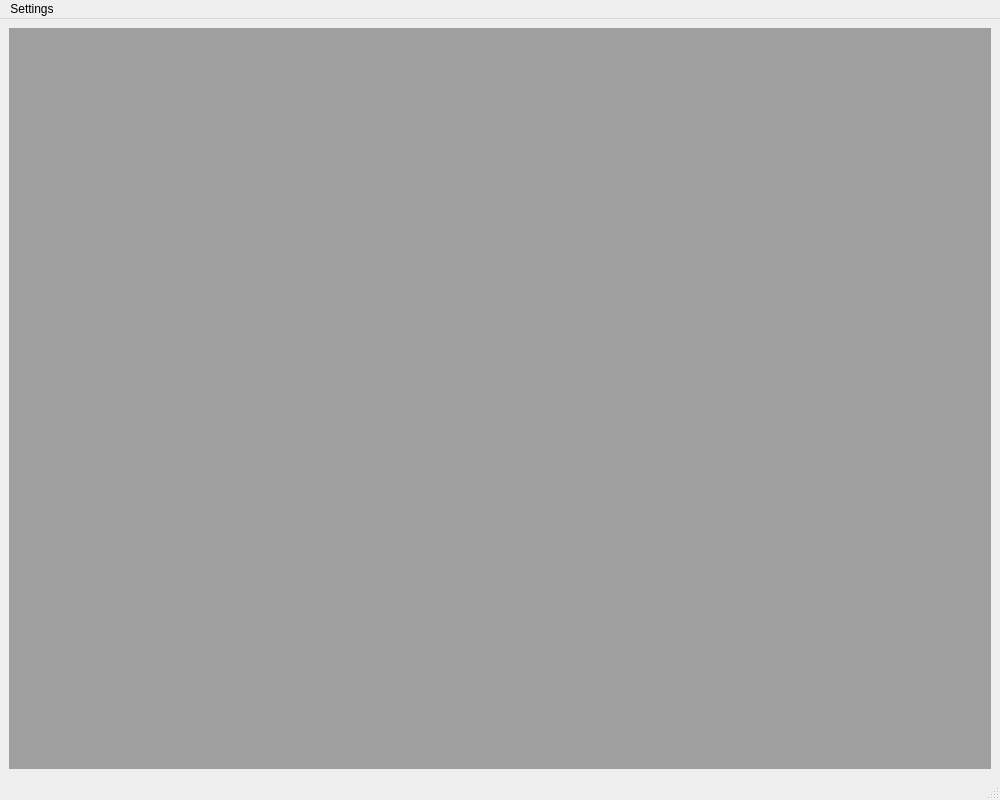
<?xml version="1.0" encoding="UTF-8"?>
<ui version="4.0">
 <class>MainWindow</class>
 <widget class="QMainWindow" name="MainWindow">
  <property name="geometry">
   <rect>
    <x>0</x>
    <y>0</y>
    <width>1000</width>
    <height>800</height>
   </rect>
  </property>
  <property name="windowTitle">
   <string>MainWindow</string>
  </property>
  <widget class="QWidget" name="centralwidget">
   <layout class="QVBoxLayout" name="verticalLayout">
    <item>
     <widget class="QMdiArea" name="mdiArea">
      <widget class="QWidget" name="subwindowVertical">
       <property name="windowTitle">
        <string>Vertical Slice</string>
       </property>
       <widget class="QLabel" name="label">
        <property name="geometry">
         <rect>
          <x>60</x>
          <y>40</y>
          <width>47</width>
          <height>13</height>
         </rect>
        </property>
        <property name="text">
         <string>1111</string>
        </property>
       </widget>
      </widget>
      <widget class="QWidget" name="subwindowPie">
       <property name="windowTitle">
        <string>Pie Slice</string>
       </property>
       <widget class="QLabel" name="label_2">
        <property name="geometry">
         <rect>
          <x>80</x>
          <y>20</y>
          <width>47</width>
          <height>13</height>
         </rect>
        </property>
        <property name="text">
         <string>2222</string>
        </property>
       </widget>
      </widget>
      <widget class="QWidget" name="subwindowHorizontal">
       <property name="windowTitle">
        <string>Horizontal Slice</string>
       </property>
       <widget class="QGroupBox" name="groupBox">
        <property name="geometry">
         <rect>
          <x>10</x>
          <y>10</y>
          <width>711</width>
          <height>241</height>
         </rect>
        </property>
        <property name="title">
         <string>Horizontal Slice</string>
        </property>
        <layout class="QHBoxLayout" name="horizontalLayout">
         <item>
          <widget class="QWidget" name="widget" native="true"/>
         </item>
        </layout>
       </widget>
      </widget>
     </widget>
    </item>
   </layout>
  </widget>
  <widget class="QMenuBar" name="menubar">
   <property name="geometry">
    <rect>
     <x>0</x>
     <y>0</y>
     <width>1000</width>
     <height>21</height>
    </rect>
   </property>
   <widget class="QMenu" name="menuSettings">
    <property name="title">
     <string>Settings</string>
    </property>
    <addaction name="actionIP_Settings"/>
    <addaction name="actionSettings"/>
   </widget>
   <addaction name="menuSettings"/>
  </widget>
  <widget class="QStatusBar" name="statusbar"/>
  <action name="actionIP_Settings">
   <property name="text">
    <string>IP Settings</string>
   </property>
  </action>
  <action name="actionSettings">
   <property name="text">
    <string>Settings</string>
   </property>
  </action>
 </widget>
 <resources/>
 <connections/>
</ui>
